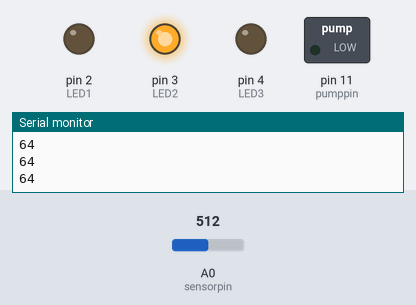
Simulated run of this sketch. Board: Arduino Uno, built with avr-gcc and run on an emulated ATmega328P. On the bench: switched loads named in the sketch (green lamp = pin HIGH), output pins drawn as LEDs (lit = HIGH), the last lines printed to the serial monitor. Inputs (shaded band) come from the test bench; at power-on: A0 (sensorpin) = 512. Pins used as bus, display or sensor lines are not drawn.

Above: at 1.2 s.
1.3 s: A0 (sensorpin) set to 485
At 2.4 s:
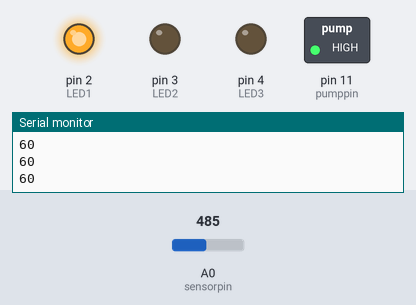
2.8 s: A0 (sensorpin) set to 900
At 3.5 s:
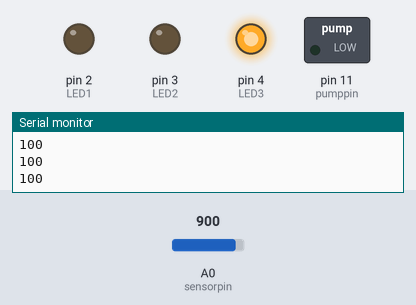
4.3 s: A0 (sensorpin) set to 808
5.8 s: A0 (sensorpin) set to 782
At 6.9 s:
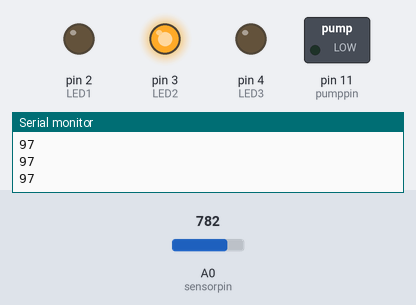
7.3 s: A0 (sensorpin) set to 1023
At 8.1 s:
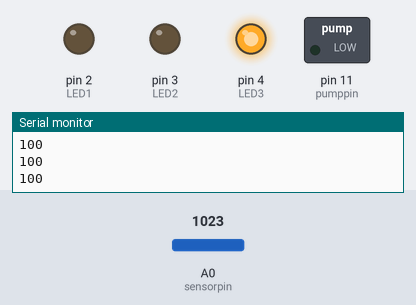
Timing chart, 0 to 9.8 s (numbered marks = the images above; inputs shaded):
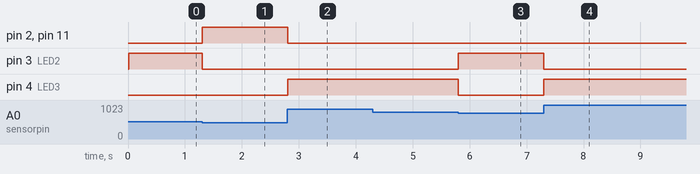

Measured:
- the behaviour switches between 500 and 499 on A0 (sensorpin) (found by bisection; images 0 and 1)
- the behaviour switches between 801 and 800 on A0 (sensorpin) (found by bisection; images 2 and 3)
- after the input at 1.3 s, pin 2 (LED1), pin 11 (pumppin): LOW → HIGH at once; pin 3 (LED2): HIGH → LOW at once
- after the input at 2.8 s, pin 2 (LED1), pin 11 (pumppin): HIGH → LOW at once; pin 4 (LED3): LOW → HIGH at once
- after the input at 5.8 s, pin 3 (LED2): LOW → HIGH at once; pin 4 (LED3): HIGH → LOW at once
- after the input at 7.3 s, pin 3 (LED2): HIGH → LOW at once; pin 4 (LED3): LOW → HIGH at once

The sketch:

soil_moisture_sensor_pump.ino
```cpp
// Arduino soil moisture sensor code

// declare variables for pins
const int sensorpin = A0;
const int sensorpower = 8;
const int LED1 = 2;
const int LED2 = 3;
const int LED3 = 4;
const int pumppin = 11;

// variable for sensor reading
int sensor;

// delay time between sensor readings (milliseconds)
const int delayTime = 1;

// "wet" and "dry" thresholds - these require calibration
int wetness = 0;
int wet = 800;
int dry = 500;


void setup(){ // code that only runs once
  // set pins as outputs
  pinMode(LED1,OUTPUT);
  pinMode(LED2,OUTPUT);
  pinMode(LED3,OUTPUT);
  pinMode(sensorpower,OUTPUT);
  pinMode(pumppin,OUTPUT);

  // initialize serial communication
  Serial.begin(9600);
}

void loop(){ // code that loops forever
  // power on sensor and wait briefly
  digitalWrite(sensorpower,HIGH);
  delay(10);
  // take reading from sensor
  sensor = analogRead(sensorpin);
    wetness = sensor / 8;
  if(wetness>100)
  {
    wetness = 100;
  }

  // turn sensor off to help prevent corrosion
  digitalWrite(sensorpower,LOW);

  // print sensor reading
  Serial.println(wetness);

  // If sensor reading is greater than "wet" threshold,
  // turn on the blue LED. If it is less than the "dry"
  // threshold, turn on the red LED and the pump.
  // If it is in between the two values, turn on
  // the yellow LED.
  if(sensor>wet){
    digitalWrite(LED1,LOW);
    digitalWrite(LED2,LOW);
    digitalWrite(LED3,HIGH);
    digitalWrite(pumppin,LOW);
  }
  else if(sensor<dry){
    digitalWrite(LED1,HIGH);
    digitalWrite(LED2,LOW);
    digitalWrite(LED3,LOW);
    digitalWrite(pumppin,HIGH);
  }
  else{
    digitalWrite(LED1,LOW);
    digitalWrite(LED2,HIGH);
    digitalWrite(LED3,LOW);
    digitalWrite(pumppin,LOW);
  }

  // wait before taking next reading
  delay(delayTime);

}
```
